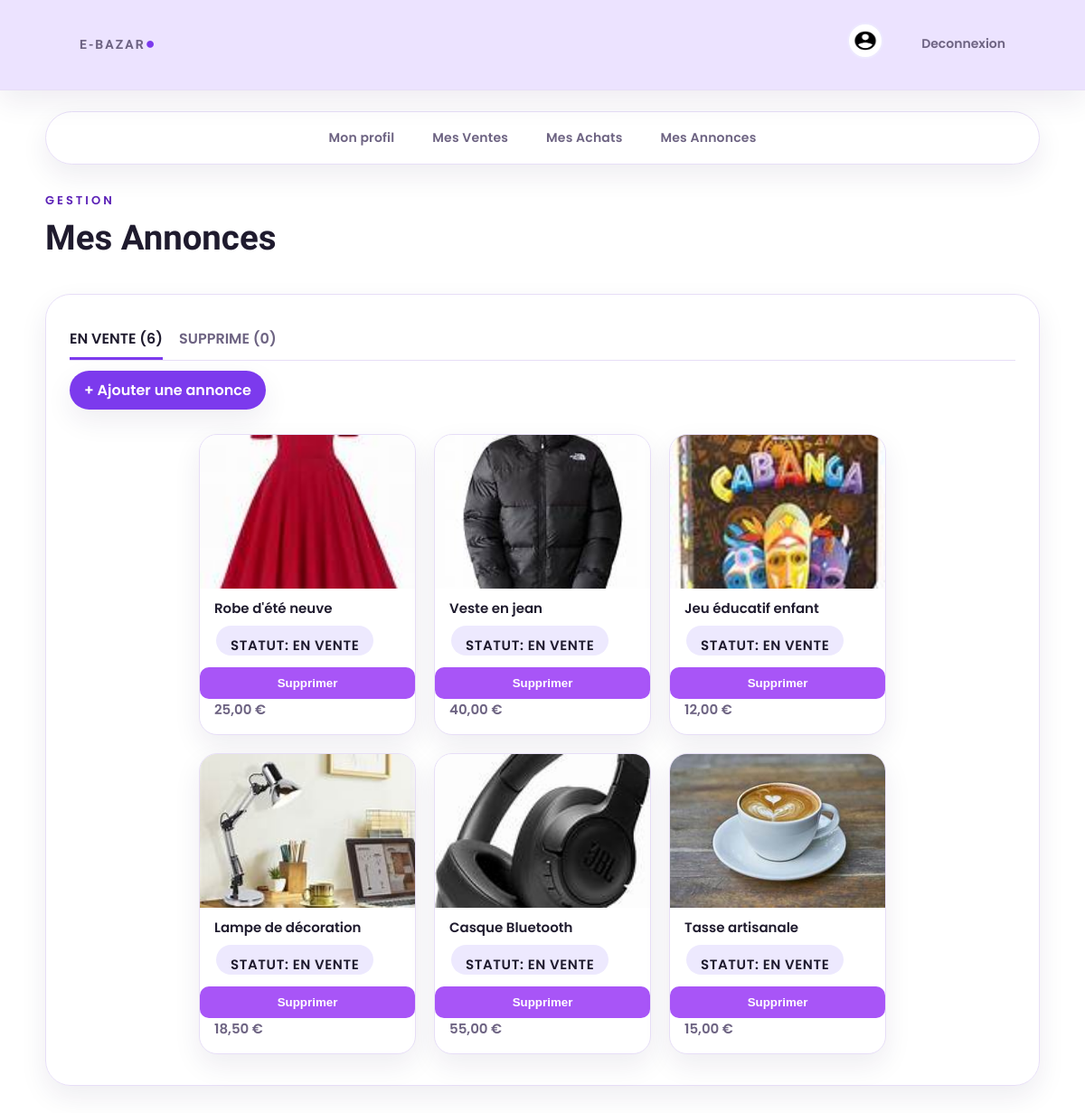
Screenshot of /mes_annonces.php (signed in) with the database file from the repository.
### tables this page shows
CREATE TABLE annonces (
    id INT AUTO_INCREMENT PRIMARY KEY,
    vendeur_id INT NOT NULL,
    categorie_id INT NOT NULL,
    titre VARCHAR(30) NOT NULL,
    description TEXT NOT NULL,
    prix DECIMAL(10,2) NOT NULL CHECK (prix >= 0),
    livraison_postale TINYINT(1) NOT NULL DEFAULT 0,
    livraison_main TINYINT(1) NOT NULL DEFAULT 0,
    statut ENUM('EN_VENTE', 'VENDU','RESERVER', 'LIVRE', 'SUPPRIME') 
        NOT NULL DEFAULT 'EN_VENTE',
    date_creation DATETIME NOT NULL DEFAULT CURRENT_TIMESTAMP,

    FOREIGN KEY (vendeur_id) REFERENCES utilisateurs(id) ON DELETE CASCADE,
    FOREIGN KEY (categorie_id) REFERENCES categories(id) ON DELETE CASCADE
);

### config/config.php (called while the page is built, shortened)
<?php
function ebazar_photo_src($chemin, $fallback = 'image/haut.jpg') {
    $path = trim((string) ($chemin ?? ''));
    $path = str_replace('\\', '/', $path);
    $path = preg_replace('#^(\.\./)+#', '', $path);
    $path = ltrim($path, '/');
    if (strpos($path, 'uploads/') === 0 || strpos($path, 'image/') === 0) {
        return $path;
    }
    return $path;
}

### public/mes_annonces.php (the view, shortened to what this page needs)
<?php
include '../config/config.php';
$current_user_id = $_SESSION['id'];
$statuts_affiches = ['EN_VENTE', 'SUPPRIME'];
$annonces_par_statut = [];
foreach ($statuts_affiches as $statut) {
    $sql_annonces_statut = "
        SELECT
            a.id, a.titre, a.prix, a.statut,
            (SELECT chemin FROM photos WHERE annonce_id = a.id ORDER BY position ASC LIMIT 1) AS photo_principale
        FROM annonces a
        WHERE
            a.vendeur_id = :user_id
            AND a.statut = :statut
        ORDER BY a.date_creation DESC
    ";
    $stmt_annonces_statut = $pdo->prepare($sql_annonces_statut);
    $stmt_annonces_statut->execute([
        'user_id' => $current_user_id,
        'statut' => $statut
    ]);
    $annonces_par_statut[$statut] = $stmt_annonces_statut->fetchAll(PDO::FETCH_ASSOC);
}
?>
<!DOCTYPE html>
<html lang="fr">
<head>
    <link rel="stylesheet" href="css/accuill.css?v=99">
    <link rel="stylesheet" href="css/header.css">
    <link rel="stylesheet" href="css/detaill_produit.css">
</head>
<body>
<header class="navbar">
   <div class="logo">
        <a href="index.php"><span>E-Bazar</span><span class="dot">●</span></a>
       </div>
    <div>
        <?php if (!isset($_SESSION['id'])): ?>
            <a href="connexion.php"><strong>Se connecter</strong></a>
            <a href="inscription.php" class="btn-outline">S'inscrire</a>
        <?php else: ?>
            <a href="profil.php"><button class="icon"><img src="image/comptenoir.png" alt="Compte"></button></a>
            <a href="deconnexion.php">Deconnexion</a>
        <?php endif; ?>
    </div>
</header>
<nav>
    <a href="profil.php" ><p>Mon profil</p></a>
    <a href="mes_ventes.php"><p>Mes Ventes</p></a>
    <a href="mes_achats.php"> <p>Mes Achats</p></a>
    <a href="mes_annonces.php"><p>Mes Annonces</p></a>
</nav>
<main>
    <div class="texte">
        <p>Gestion</p>
        <h2>Mes Annonces</h2>
    </div>
    <section class="product-suggestions">
        <div class="tabs-control-wrapper">
            <div class="tab-header">
                <?php $is_first = true; ?>
                <?php foreach ($statuts_affiches as $statut): ?>
                    <h2
                        class="tab-link <?= $is_first ? 'active' : '' ?>"
                        data-tab="<?= strtolower($statut) ?>-content">
                        <?= htmlspecialchars(str_replace('_', ' ', $statut)) ?> (<?= count($annonces_par_statut[$statut]) ?>)
                    </h2>
                    <?php $is_first = false; ?>
                <?php endforeach; ?>
            </div>
            <a href="ajouter_annonce.php" class="ajouter_annonce">
                + Ajouter une annonce
            </a>
        </div>
        <?php $is_first = true; ?>
        <?php foreach ($statuts_affiches as $statut): ?>
            <div id="<?= strtolower($statut) ?>-content" class="tab-content <?= $is_first ? 'active' : '' ?>">
                <?php if (!empty($annonces_par_statut[$statut])): ?>
                    <div class="produits">
                        <?php foreach ($annonces_par_statut[$statut] as $annonce_statut): ?>
                            <?php $photo_src = ebazar_photo_src($annonce_statut['photo_principale']); ?>
                            <div class="produit" >
                                <div class="image-container">
                                    <img src="<?= htmlspecialchars($photo_src) ?>" alt="<?= htmlspecialchars($annonce_statut['titre']) ?>">
                                </div>
                                <p><?= htmlspecialchars($annonce_statut['titre']) ?></p>
                                <p class="status-tag">Statut: <?= htmlspecialchars(str_replace('_', ' ', $annonce_statut['statut'])) ?></p>
                                <?php if ($statut === 'EN_VENTE'): ?>
                                    <form method="POST" class="card-actions" onsubmit="return confirm('Confirmer la suppression de cette annonce ?');">
                                        <button type="submit" name="supprimer_annonce" class="delete-btn">Supprimer</button>
                                    </form>
                                <?php endif; ?>
                                <h2><?= number_format($annonce_statut['prix'], 2, ',', ' ') ?> €</h2>
                            </div>
                        <?php endforeach; ?>
                    </div>
                <?php else: ?>
                    <p class="no-results">Vous n'avez aucune annonce dans le statut "<?= htmlspecialchars(str_replace('_', ' ', $statut)) ?>".</p>
                <?php endif; ?>
            </div>
            <?php $is_first = false; ?>
        <?php endforeach; ?>
    </section>
</main>
</body>
</html>

### public/css/accuill.css (style rules this page uses)
:root { --bg: #ffffff; --surface: #ffffff; --surface-muted: #f6f2ff; --ink: #1f1b2e; --muted: #6d6382; --accent: #7c3aed; --accent-strong: #5b21b6; --accent-cool: #a855f7; --accent-soft: #ede9fe; --border: #e7def7; --shadow: 0 12px 30px rgba(38, 24, 76, 0.08); --shadow-strong: 0 18px 40px rgba(38, 24, 76, 0.14); --radius: 20px; --radius-lg: 28px; --radius-sm: 12px; }
* { margin: 0; padding: 0; box-sizing: border-box; }
body { font-family: "Poppins", sans-serif; color: var(--ink); background: var(--bg); min-height: 100vh; }
a { color: inherit; }
main { padding-bottom: 60px; animation: pageIn 0.6s ease both; }
nav { width: min(1100px, 92%); margin: 22px auto 10px; padding: 10px; background: rgba(255, 255, 255, 0.8); border: 1px solid var(--border); border-radius: 999px; display: flex; flex-wrap: wrap; justify-content: center; gap: 10px; box-shadow: var(--shadow); }
nav a { text-decoration: none; color: var(--muted); font-size: 14px; font-weight: 600; letter-spacing: 0.2px; padding: 8px 16px; border-radius: 999px; transition: all 0.2s ease; }
.texte { width: min(1100px, 92%); margin: 30px auto 10px; }
.texte p { color: var(--accent-strong); font-size: 13px; letter-spacing: 3px; text-transform: uppercase; font-weight: 600; }
.texte h2 { font-family: "Italiana", serif; font-size: clamp(28px, 3.2vw, 42px); font-weight: 600; margin-top: 8px; }
.produits { width: min(1100px, 92%); margin: 26px auto 0; display: grid; grid-template-columns: repeat(auto-fit, minmax(220px, 260px)); justify-content: center; gap: 24px; }
.produit { background: var(--surface); border: 1px solid var(--border); border-radius: var(--radius); overflow: hidden; box-shadow: var(--shadow); transition: transform 0.25s ease, box-shadow 0.25s ease; cursor: pointer; animation: cardIn 0.6s ease both; }
.produit:nth-child(2) { animation-delay: 0.05s; }
.produit:nth-child(3) { animation-delay: 0.1s; }
.produit:nth-child(4) { animation-delay: 0.15s; }
.produit:nth-child(5) { animation-delay: 0.2s; }
.produit:nth-child(6) { animation-delay: 0.25s; }
.image-container { width: 100%; height: 190px; overflow: hidden; background: var(--accent-soft); }
.image-container img { width: 100%; height: 100%; object-fit: cover; transition: transform 0.35s ease; }
.produit p { font-size: 16px; color: var(--ink); font-weight: 600; padding: 12px 18px 0; }
.produit h2 { font-size: 17px; color: var(--muted); padding: 0 18px 18px; font-weight: 600; }
.status-tag { display: inline-block; margin: 8px 18px 0; padding: 4px 10px; border-radius: 999px; background: var(--accent-soft); color: var(--accent-strong); font-size: 11px; font-weight: 600; letter-spacing: 0.6px; text-transform: uppercase; }
.product-suggestions { width: min(1100px, 92%); margin: 40px auto 0; padding: 28px 26px 34px; background: rgba(255, 255, 255, 0.92); border: 1px solid var(--border); border-radius: var(--radius-lg); box-shadow: var(--shadow); }
.tab-header { display: flex; flex-wrap: wrap; gap: 18px; margin-bottom: 20px; border-bottom: 1px solid var(--border); }
.tab-link { font-size: 1rem; font-weight: 600; padding: 8px 0; cursor: pointer; color: var(--muted); border-bottom: 3px solid transparent; transition: color 0.2s ease, border-bottom-color 0.2s ease; }
.tab-link.active { color: var(--ink); border-bottom-color: var(--accent); }
.tab-content { display: none; padding-top: 10px; }
.tab-content.active { display: block; }
.ajouter_annonce { background: var(--accent); color: #fff; padding: 10px 16px; border-radius: 999px; text-decoration: none; font-weight: 600; box-shadow: var(--shadow); transition: transform 0.2s ease, box-shadow 0.2s ease; }
.delete-btn { background: var(--accent-cool); color: #fff; border: none; padding: 10px 12px; border-radius: 10px; cursor: pointer; width: 100%; margin-top: 12px; font-weight: 600; transition: transform 0.2s ease, box-shadow 0.2s ease; }

### rows the page displays
annonces: shows a picture, titre "Robe d'été neuve", statut "EN VENTE", prix "25,00"
annonces: shows a picture, titre "Veste en jean", statut "EN VENTE", prix "40,00"
annonces: shows a picture, titre "Jeu éducatif enfant", statut "EN VENTE", prix "12,00"
annonces: shows a picture, titre "Lampe de décoration", statut "EN VENTE", prix "18,50"
annonces: shows a picture, titre "Casque Bluetooth", statut "EN VENTE", prix "55,00"
annonces: shows a picture, titre "Tasse artisanale", statut "EN VENTE", prix "15,00"

### other values shown
str_replace('_', ' ', $statut) "EN VENTE"
count($annonces_par_statut[$statut]) "6"
str_replace('_', ' ', $statut) "SUPPRIME"
count($annonces_par_statut[$statut]) "0"
